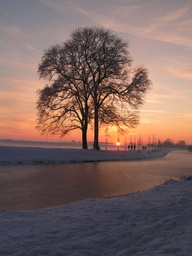
#> input picture Assignment (2)/Beautiful sight.jpg, 192 x 256 px, shrunk from 1704 x 2272 before the run
$ python 'assignment(2).py'   (older library calls are emulated)
#> lines starting #> are read from the running program, lines starting #| are printed output that depends on the picture; after the words box and inside, x2 and y2 are one past the last pixel; in counts of white or black regions, pixels touching at a corner belong together
#> the answer given: Beautiful sight.jpg
import math
import os
import numpy as np
import cv2

# setting output folder
output_path = str(os.path.dirname(os.path.realpath(__file__))) + "/output"
if not os.path.exists(output_path):
    os.makedirs(output_path)

# *********************** The Canny operator as a multi-step algorithm *********************** #

def canny(img):
    # Step 1: Gaussian smoothing & normalization
    gaussian_output = gaussian_smoothing(img)

    # Step 2: Gradient Operator
    gradient_magnitude, gradient_angle = gradient_operation(gaussian_output)

    # Step 3:Non maxima suppression
    non_maxima_suppressed = non_maxima_suppression(gradient_magnitude, gradient_angle)

    # Step 4:Double thresholding
    double_thresholding(non_maxima_suppressed, gradient_angle)

# ******************************************************************************************************************** #

# Step 1: Gaussian smoothing & normalization
def gaussian_smoothing(input_image):
    # Loading image in form of a matrix
#> called with input_image = 'Beautiful sight.jpg'
    image = cv2.imread(input_image, 0)
#> image: shape (256, 192); min 5, max 255, mean 107.4

    # gaussian mask initiated
    gaussian_mask = np.array(
        [
            [ 1, 1, 2, 2, 2, 1, 1 ],
            [ 1, 2, 2, 4, 2, 2, 1 ],
            [ 2, 2, 4, 8, 4, 2, 2 ],
            [ 2, 4, 8, 16, 8, 4, 2 ],
            [ 2, 2, 4, 8, 4, 2, 2 ],
            [ 1, 2, 2, 4, 2, 2, 1 ],
            [ 1, 1, 2, 2, 2, 1, 1 ]
        ])

    image_height = image.shape[ 0 ]
#> image_height = 256
    image_width = image.shape[ 1 ]
#> image_width = 192

    # Initializing 2-D array to store convolution values
    convoluted_gaussian_arr = np.empty((image_height, image_width))

    for row in range(image_height):
        for col in range(image_width):

            # setting the undefined pixel value to 0
            if 0 <= row < 3 or image_height - 3 <= row <= image_height - 1 or 0 <= col < 3 or image_width - 3 <= col <= image_width - 1:
                convoluted_gaussian_arr[ row ][ col ] = 0
            else:
                x = 0

                # calculating convoluted values for each pixel position and storing it in 'convoluted_gaussian_arr'
                for k in range(7):
                    for l in range(7):
                        x = x + (image[ row - 3 + k ][ col - 3 + l ] * gaussian_mask[ k ][ l ])

                # normalizing the value
                convoluted_gaussian_arr[ row ][ col ] = x / 140
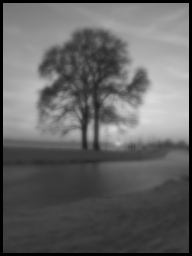
#> convoluted_gaussian_arr: shape (256, 192) float64; min 0, max 218.9, mean 101.6

    # Writing output image from Gaussian Smoothing
    cv2.imwrite(os.path.join(output_path, "gaussian_smoothing.bmp"), convoluted_gaussian_arr)
    return convoluted_gaussian_arr

# ******************************************************************************************************************** #

# step 2: gradient calculation function which takes in the gaussian convoluted matrix as argument
def gradient_operation(smoothed_image):
    # Sobel's operator for Gx
    sobel_gx = np.array([ [ -1, 0, 1 ], [ -2, 0, 2 ], [ -1, 0, 1 ] ])

    # Sobel's operator for Gy
    sobel_gy = np.array([ [ 1, 2, 1 ], [ 0, 0, 0 ], [ -1, -2, -1 ] ])

    image_height = smoothed_image.shape[ 0 ]
#> image_height = 256
    image_width = smoothed_image.shape[ 1 ]
#> image_width = 192

    # initializing 2-d array to store the horizontal and vertical gradient
    horizontal_gradient = np.zeros((image_height, image_width))
    vertical_gradient = np.zeros((image_height, image_width))

    for row in range(image_height):
        for col in range(image_width):

            # sets the undefined pixel value to 0
            if 0 <= row < 4 or image_height - 4 <= row <= image_height - 1 or 0 <= col < 4 or image_width - 4 <= col <= image_width - 1:
                horizontal_gradient[ row ][ col ] = 0

            else:
                x = 0
                for i in range(3):
                    for j in range(3):
                        # calculating horizontal gradient value
                        x = x + ((smoothed_image[ row - 1 + i ][ col - 1 + j ]) * sobel_gx[ i ][ j ])

                # normalizing the pixel values
                horizontal_gradient[ row ][ col ] = x / 3
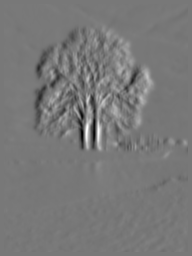
#> horizontal_gradient: shape (256, 192) float64; min -92.54, max 103.4, mean 0.2; drawn with min black and max white

    for row in range(image_height):
        for col in range(image_width):

            # setting the undefined pixel value to 0
            if 0 <= row < 4 or image_height - 4 <= row <= image_height - 1 or 0 <= col < 4 or image_width - 4 <= col <= image_width - 1:
                vertical_gradient[ row ][ col ] = 0

            else:
                x = 0
                # calculating vertical gradient value for each pixel
                for i in range(3):
                    for j in range(3):
                        x = x + (smoothed_image[ row - 1 + i ][ col - 1 + j ] * sobel_gy[ i ][ j ])
                # normalizing the pixel values
                vertical_gradient[ row ][ col ] = x / 3
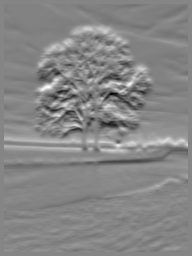
#> vertical_gradient: shape (256, 192) float64; min -70.78, max 64.8, mean 0.8; drawn with min black and max white

    # initializing 2-d array to store gradient angles
    gradient_angle = np.empty((image_height, image_width))

    for row in range(image_height):
        for col in range(image_width):

            # checking if the denominator is 0
            if horizontal_gradient[ row ][ col ] == 0:
                gradient_angle[ row ][ col ] = 90

            else:
                gradient_angle[ row ][ col ] = math.degrees(
                    math.atan((vertical_gradient[ row ][ col ]) / (horizontal_gradient[ row ][ col ])))
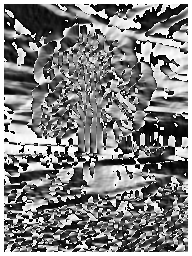
#> gradient_angle: shape (256, 192) float64; min -90, max 90, mean 1.3; drawn with min black and max white

    # calculating absolute values
    for row in range(image_height):
        for col in range(image_width):
            horizontal_gradient[ row ][ col ] = abs(horizontal_gradient[ row ][ col ])
            vertical_gradient[ row ][ col ] = abs(vertical_gradient[ row ][ col ])

    # writing the horizontal and vertical gradient
    cv2.imwrite(os.path.join(output_path, "horizontal_gradient.bmp"), horizontal_gradient)
    cv2.imwrite(os.path.join(output_path, "vertical_gradient.bmp"), vertical_gradient)

    # initializing 2-d array to store gradient magnitude with normalized values (divided by root(2))
    gradient_mag = np.empty((image_height, image_width))
    # inserts values in the gradient magnitude matrix
    for row in range(image_height):
        for col in range(image_width):
            x = math.pow(horizontal_gradient[ row ][ col ], 2)
            y = math.pow(vertical_gradient[ row ][ col ], 2)
            gradient_mag[ row ][ col ] = (math.sqrt(x + y)) / math.sqrt(2)
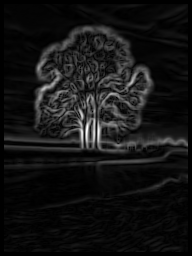
#> gradient_mag: shape (256, 192) float64; min 0, max 73.62, mean 5.9; drawn with min black and max white

    # writing gradient magnitude
    cv2.imwrite(os.path.join(output_path, "gradient_image.bmp"), gradient_mag)

    return gradient_mag, gradient_angle

# ******************************************************************************************************************** #

# 3. Apply non-maxima suppression to gradient magnitude
def non_maxima_suppression(gradient_mag, gradient_angle):
    image_height = gradient_mag.shape[ 0 ]
#> image_height = 256
    image_width = gradient_mag.shape[ 1 ]
#> image_width = 192

    # a zero matrix initiated to hold the values after non-maxima suppression
    suppressed_arr = np.zeros((image_height, image_width), dtype='int')

    # for loops iterating each pixel
    for i in range(image_height):
        for j in range(image_width):
            # sets the undefined pixel value to 0
            if 0 <= i < 5 or image_height - 5 <= i <= image_height - 1 or 0 <= j < 5 or image_width - 5 <= j <= image_width - 1:
                suppressed_arr[ i ][ j ] = 0
            else:
                x = gradient_angle[ i ][ j ]
                y = gradient_mag[ i ][ j ]

                # checking if gradient angle is in 0th sector
                if (-22.5 < x <= 22.5) or ((180 >= x > 157.5) and (-180 <= x <= -157.5)):
                    # checks if the current pixel is greater than the sector neighbors
                    if y >= gradient_mag[ i ][ j - 1 ] and y >= gradient_mag[ i ][ j + 1 ]:
                        suppressed_arr[ i ][ j ] = int(round(y))

                # checking if gradient angle is in 1st sector
                elif (22.5 < x <= 67.5) or (-112.5 >= x > -157.5):
                    # checks if the current pixel is greater than the sector neighbors
                    if y >= gradient_mag[ i - 1 ][ j + 1 ] and y >= gradient_mag[ i + 1 ][ j - 1 ]:
                        suppressed_arr[ i ][ j ] = int(round(y))

                # checking if gradient angle is in 2nd sector
                elif (67.5 < x <= 112.5) or (-67.5 >= x > -112.5):
                    # checks if the current pixel is greater than the sector neighbors
                    if y >= gradient_mag[ i - 1 ][ j ] and y >= gradient_mag[ i + 1 ][ j ]:
                        suppressed_arr[ i ][ j ] = int(round(y))

                # checking if gradient angle is in 3rd sector
                elif (112.5 < x <= 157.5) or (-22.5 >= x > -67.5):
                    # checks if the current pixel is greater than the sector neighbors
                    if y >= gradient_mag[ i - 1 ][ j - 1 ] and y >= gradient_mag[ i + 1 ][ j + 1 ]:
                        suppressed_arr[ i ][ j ] = int(round(y))

    # Writing suppressed matrix
    cv2.imwrite(os.path.join(output_path, "non-maxima_suppressed.bmp"), suppressed_arr)
    return suppressed_arr

# ******************************************************************************************************************** #

# Step 4. Thresholding
def double_thresholding(suppressed_image, gradient_angle):
    image_height = suppressed_image.shape[ 0 ]
#> image_height = 256
    image_width = suppressed_image.shape[ 1 ]
#> image_width = 192

    maximum_value = np.amax(suppressed_image)
#> maximum_value = 74
    high_threshold_ratio = 0.20
    low_threshold_ratio = 0.10

    high_threshold = maximum_value * high_threshold_ratio
#> high_threshold = 14.8
    low_threshold = maximum_value * low_threshold_ratio
#> low_threshold = 7.4

    output_image = np.empty((image_height, image_width), dtype='int')

    strong_edge_pixel = suppressed_image > high_threshold
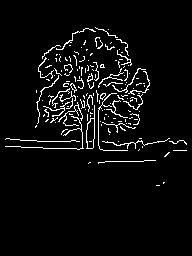
#> strong_edge_pixel: shape (256, 192) bool; 4.7% white in thin lines or dots, all inside (x1, y1, x2, y2) = (5, 27, 187, 186)
    output_image[ strong_edge_pixel ] = 255

    no_edge_pixel = suppressed_image < low_threshold
#> no_edge_pixel: shape (256, 192) bool; 93.2% white; black in thin lines or dots, all inside (x1, y1, x2, y2) = (5, 27, 187, 249)
    output_image[ no_edge_pixel ] = 0
    weak_edge_pixel = (suppressed_image >= low_threshold) & (suppressed_image <= high_threshold)
#> weak_edge_pixel: shape (256, 192) bool; 2.1% white in thin lines or dots, all inside (x1, y1, x2, y2) = (5, 34, 187, 249)
    index_weak_edge_pixel = np.argwhere(weak_edge_pixel)
#> index_weak_edge_pixel = 1017 pairs, first value 34 to 248, second value 5 to 186

    for i in index_weak_edge_pixel:
        x = i[ 0 ]
        y = i[ 1 ]
        pixel_gradient = gradient_angle[ x ][ y ]

        if 0 < x < image_width and 0 < y < image_height:

            # checking if any of the 8 neighbors is a strong edge pixel and classifying the pixel as an edge pixel
            if (((suppressed_image[ x - 1 ][ y ] in strong_edge_pixel) and abs(
                    gradient_angle[ x - 1 ][ y ] - pixel_gradient) > 45) or
                    ((suppressed_image[ x + 1 ][ y ] in strong_edge_pixel) and abs(
                        gradient_angle[ x + 1 ][ y ] - pixel_gradient) > 45) or
                    ((suppressed_image[ x ][ y + 1 ] in strong_edge_pixel) and abs(
                        gradient_angle[ x ][ y + 1 ] - pixel_gradient) > 45) or
                    ((suppressed_image[ x ][ y - 1 ] in strong_edge_pixel) and abs(
                        gradient_angle[ x ][ y - 1 ] - pixel_gradient) > 45) or
                    ((suppressed_image[ x - 1 ][ y + 1 ] in strong_edge_pixel) and abs(
                        gradient_angle[ x - 1 ][ y + 1 ] - pixel_gradient) > 45) or
                    ((suppressed_image[ x - 1 ][ y - 1 ] in strong_edge_pixel) and abs(
                        gradient_angle[ x - 1 ][ y - 1 ] - pixel_gradient) > 45) or
                    ((suppressed_image[ x + 1 ][ y - 1 ] in strong_edge_pixel) and abs(
                        gradient_angle[ x + 1 ][ y - 1 ] - pixel_gradient) > 45) or
                    ((suppressed_image[ x + 1 ][ y - 1 ] in strong_edge_pixel) and abs(
                        gradient_angle[ x + 1 ][ y - 1 ] - pixel_gradient) > 45)):
                output_image[ x ][ y ] = 255
#> this loop made 1017 passes
#> (x, y, pixel_gradient) on passes 1 to 3: (34, 80, 51.85), (34, 83, -8.59), (35, 80, 36)

    # writing the output after double thresholding
    cv2.imwrite(os.path.join(output_path, "double_thresholding.bmp"), output_image)

# ******************************************************************************************************************** #

if __name__ == "__main__":
    # input name of image with extensions on which you want to apply Canny Edge Detection
    image = input("Please Enter image name: ")
    canny(image)

# reading image
img = cv2.imread(image)
#> img is the input picture: shape (256, 192, 3); mean B, G, R 95.5, 100.8, 124.7

# The Canny operator
cany_operator = cv2.Canny(img,100,200)
#> cany_operator: shape (256, 192); 8.9% white in thin lines or dots, all inside (x1, y1, x2, y2) = (0, 27, 192, 198)
cv2.imwrite(os.path.join(output_path, "Cany_Operator.bmp"), cany_operator)

# converting to gray scale
gray = cv2.cvtColor(img, cv2.COLOR_BGR2GRAY)

# Smoothing the image with a Gaussian filter
gaussian = cv2.GaussianBlur(gray, (3, 3), 0)

# Sobel Edge Detector
sobelx = cv2.Sobel(gaussian, cv2.CV_8U, 1, 0, ksize=5)
sobely = cv2.Sobel(gaussian, cv2.CV_8U, 0, 1, ksize=5)
sobel = sobelx + sobely
cv2.imwrite(os.path.join(output_path, "Sobel_Edge_Detector.bmp"), sobel)

# Prewitt Gradient Operator
kernelx = np.array([[1, 1, 1], [0, 0, 0], [-1, -1, -1]])
kernely = np.array([[-1, 0, 1], [-1, 0, 1], [-1, 0, 1]])
prewittx = cv2.filter2D(gaussian, -1, kernelx)
prewitty = cv2.filter2D(gaussian, -1, kernely)
cv2.imwrite(os.path.join(output_path, "Prewitt_Gradient_Operator.bmp"), prewittx + prewitty)

# Laplacian of Gaussian
laplacian = cv2.Laplacian(img, cv2.CV_64F)
cv2.imwrite(os.path.join(output_path, "Laplacian_of_Gaussian.bmp"), laplacian)
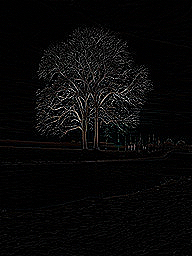
#> saved as Laplacian_of_Gaussian.bmp: shape (256, 192, 3); mean B, G, R 8.5, 8.5, 8.8
